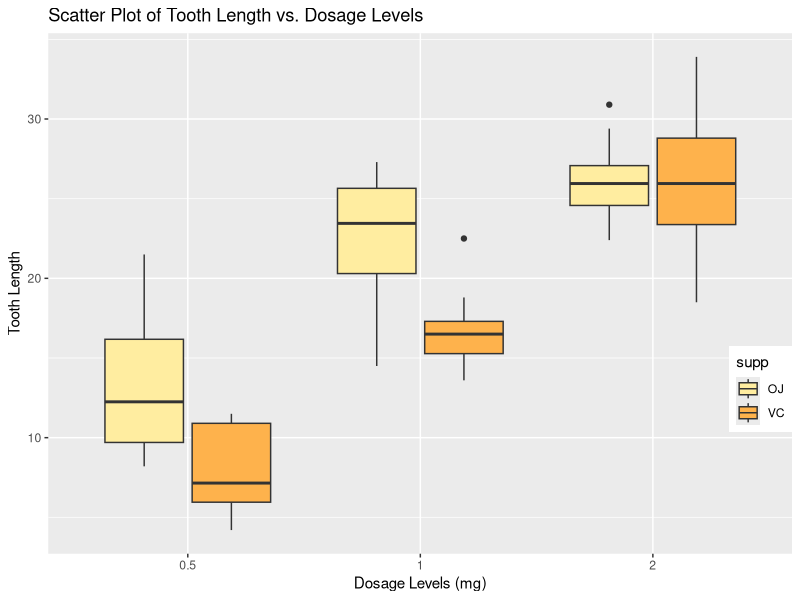

The R source for this figure: (Note: this script raises an error after producing the figure.)
library(ggplot2)
library(datasets)
library(gridExtra)
data("ToothGrowth")
attach(ToothGrowth)
set.seed(123)
#require(graphics)
#coplot(len ~ dose | supp, data = ToothGrowth, panel = panel.smooth,
#       xlab = "ToothGrowth: Length vs Dosage, given type of supplement")

ToothGrowth$dose <- factor(ToothGrowth$dose)

ggplot(ToothGrowth,aes(dose,len)) + 
    geom_boxplot(aes(fill=supp)) + 
    scale_fill_brewer(palette="YlOrRd") +
    theme(legend.position=c(1,0.4),legend.justification=c(1,1)) + 
    labs(title="Scatter Plot of Tooth Length vs. Dosage Levels",x="Dosage Levels (mg)",y="Tooth Length")

plot_right <- ggplot(ToothGrowth,aes(len,fill=supp)) + 
    geom_density(alpha=.5) + 
    coord_flip() + 
    scale_fill_manual(values=c("orange","purple")) + 
    theme(legend.position="none") + 
    labs(title="Density Plot",y="Density",x="Tooth Length")
grid.arrange(scatter, plot_right, ncol=2, nrow=1, widths=c(4, 2))

# test delivery method
t.test(len ~ supp, paired = F, var.equal = F, data = ToothGrowth)

# test dosage levels
dose_05_10 <- subset(ToothGrowth, dose %in% c(0.5, 1.0))
dose_05_20 <- subset(ToothGrowth, dose %in% c(0.5, 2.0))
dose_10_20 <- subset(ToothGrowth, dose %in% c(1.0, 2.0))

t.test(len ~ dose, paired = F, var.equal = F, data = dose_05_10)
t.test(len ~ dose, paired = F, var.equal = F, data = dose_05_20)
t.test(len ~ dose, paired = F, var.equal = F, data = dose_10_20)
